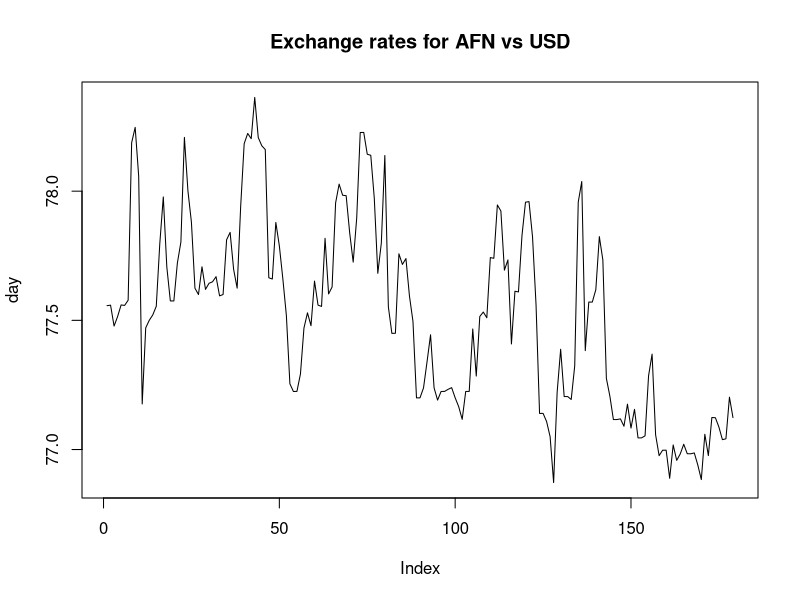
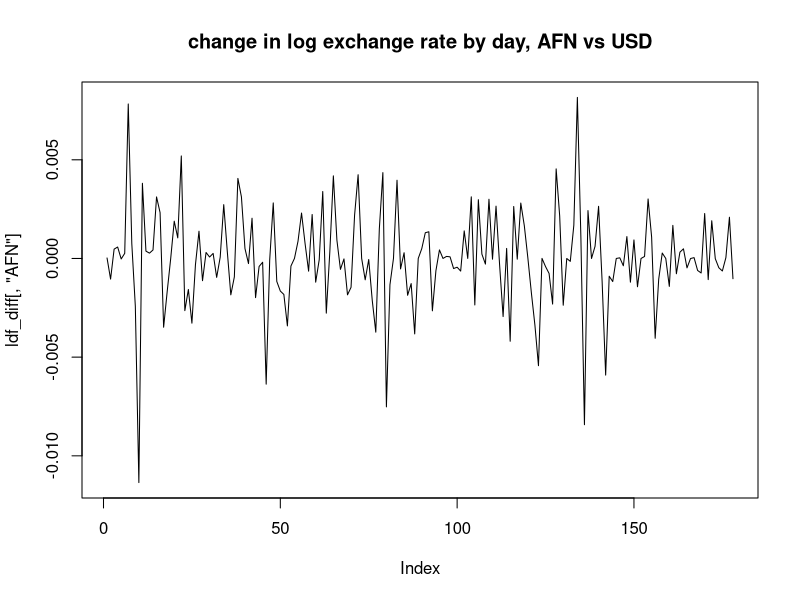
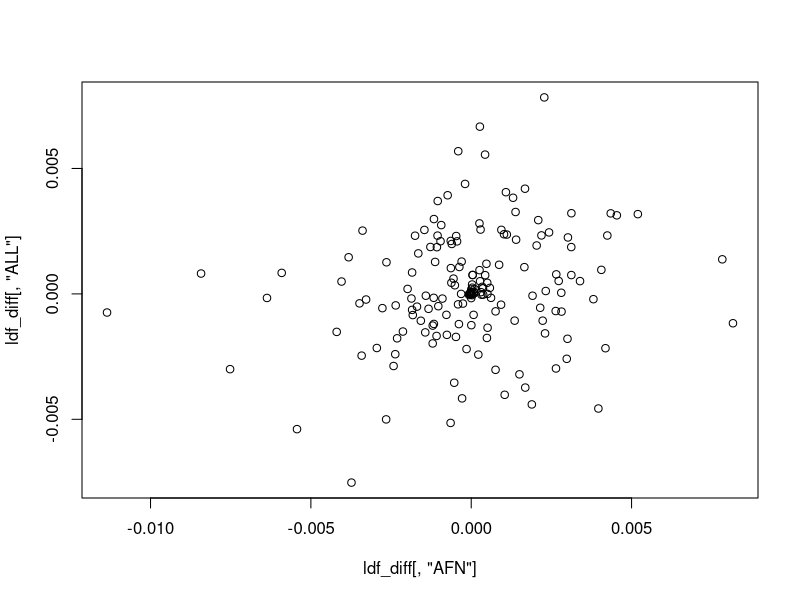

Source code (R) for these figures, in order:
## ---- chunk 1
knitr::opts_chunk$set(echo = TRUE)
## ---- chunk 2
df = read.csv("../data/currency.csv")
df = apply(df,2,rev)
head(df)
## ---- chunk 3
currency_table = quantmod::oanda.currencies
currency_table
## ---- chunk 4
plot(df[,"AFN"],type="l", main="Exchange rates for AFN vs USD",ylab="day")
## ---- chunk 5
ldf = log(df)
ldf_diff = apply(ldf,2,diff)
plot(ldf_diff[,"AFN"], type="l", main = "change in log exchange rate by day, AFN vs USD")
## ---- chunk 6
plot(ldf_diff[,"AFN"], ldf_diff[,"ALL"])
cor(ldf_diff[,"AFN"], ldf_diff[,"ALL"])
